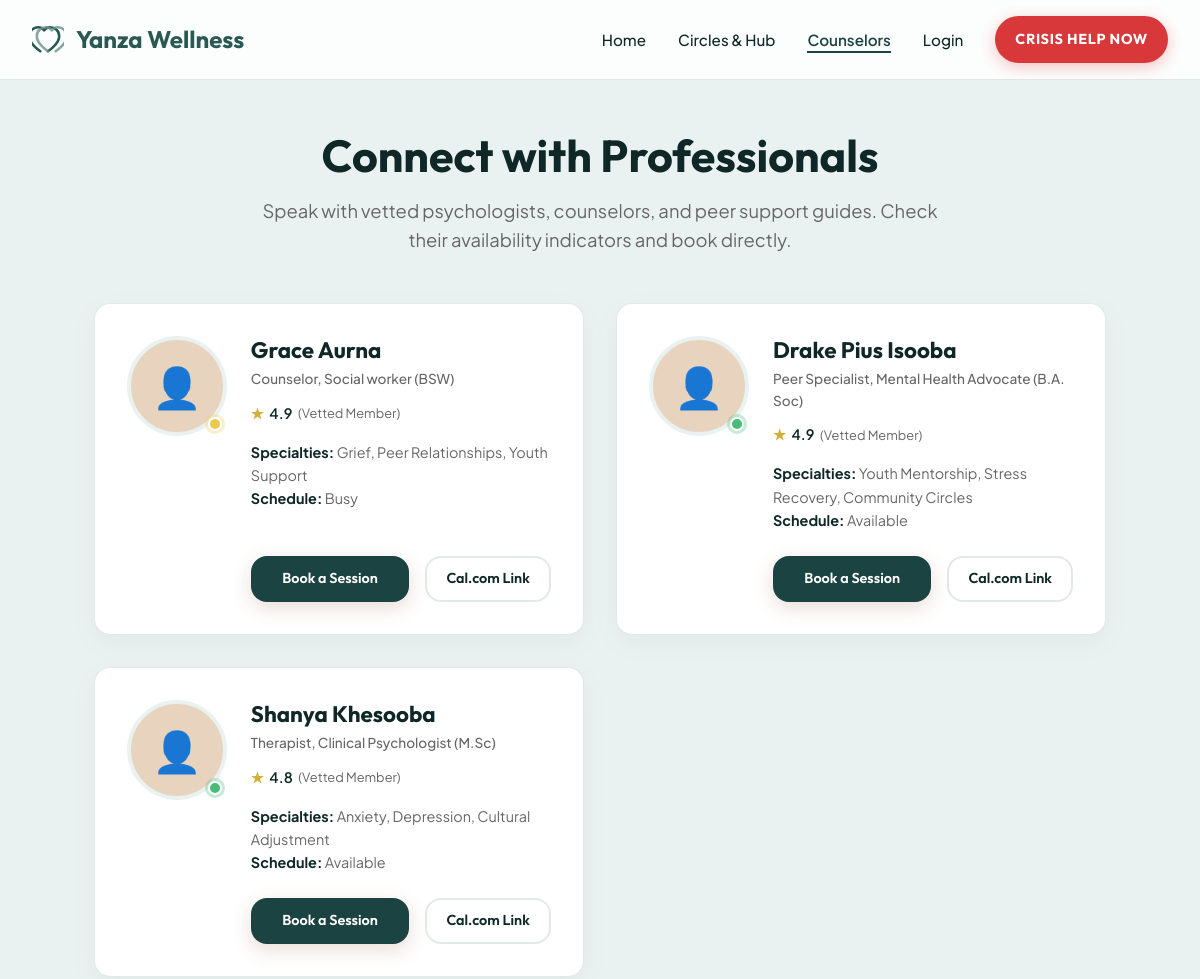
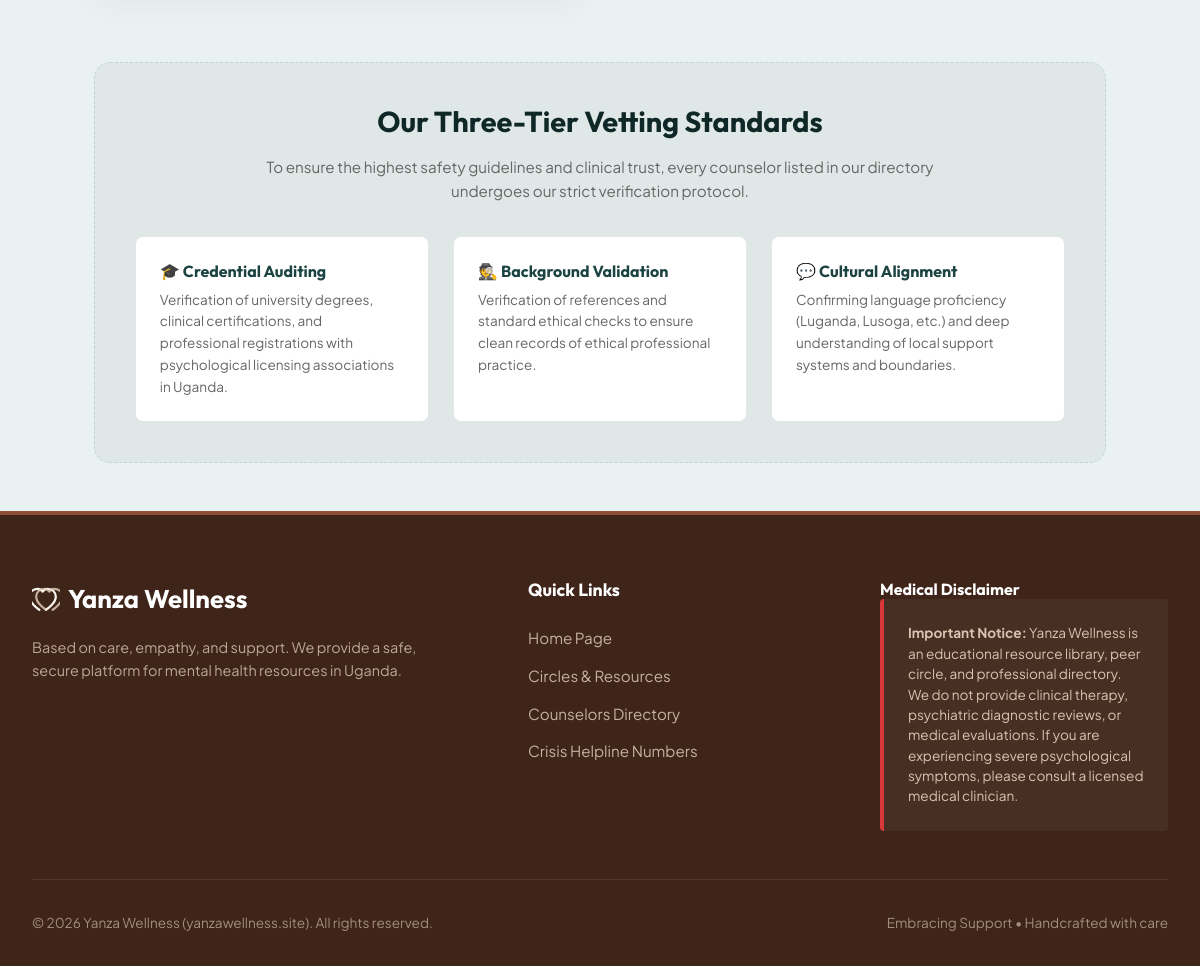
/directory.php, run on the app's committed database (2 pictures, top to bottom).
### tables this page shows
CREATE TABLE IF NOT EXISTS counselors (
    id VARCHAR(36) PRIMARY KEY,
    name VARCHAR(100) NOT NULL,
    credentials VARCHAR(255) NOT NULL,
    specialties VARCHAR(255) NOT NULL,
    availability VARCHAR(50) DEFAULT 'Available',  
    avatar VARCHAR(255) DEFAULT NULL,
    rating DECIMAL(3,2) DEFAULT 5.00,
    created_at TIMESTAMP DEFAULT CURRENT_TIMESTAMP
);

### includes/security.php (called while the page is built, shortened)
<?php
function sanitize($data) {
    return htmlspecialchars(trim($data ?? ''), ENT_QUOTES, 'UTF-8');
}

### directory.php (the view, shortened to what this page needs)
<?php
$page_theme = 'directory';
require_once __DIR__ . '/includes/header.php';
$db = getDBConnection();
try {
    $stmt = $db->query("SELECT * FROM counselors ORDER BY rating DESC");
    $counselors = $stmt->fetchAll();
} catch (PDOException $e) {
    error_log("Database Counselor Query Failure: " . $e->getMessage());
    $counselors = [];
}
?>
<div class="directory-layout">
    <div class="directory-title-block">
        <h1>Connect with Professionals</h1>
        <p style="color: var(--color-text-muted); font-size: 1.15rem; max-width: 700px; margin: 0 auto;">
            Speak with vetted psychologists, counselors, and peer support guides. Check their availability indicators and book directly.
        </p>
    </div>
    <div class="counselors-grid">
        <?php if (empty($counselors)): ?>
            <div style="background-color: var(--bg-card); padding: 3rem; text-align: center; border-radius: var(--border-radius); border: 1px solid var(--border-color); grid-column: 1 / -1;">
                <p style="color: var(--color-text-muted); font-size: 1.1rem;">Our professional database is temporarily undergoing updates. Please try again soon.</p>
            </div>
        <?php else: ?>
            <?php foreach ($counselors as $counselor): ?>
                <div class="counselor-card">
                    <div class="counselor-avatar-col">
                        <div style="width: 100px; height: 100px; border-radius: 50%; background: var(--color-ochre-sand); display: flex; align-items: center; justify-content: center; font-size: 2.5rem; border: 4px solid var(--color-mint-cream); overflow: hidden; position: relative;">
                            👤
                        </div>
                        <?php
                        $status_class = '';
                        if ($counselor['availability'] === 'Available') {
                            $status_class = 'active';
                        } elseif ($counselor['availability'] === 'Busy') {
                            $status_class = 'busy';
                        }
                        ?>
                        <span class="status-dot <?php echo $status_class; ?>" title="Status: <?php echo sanitize($counselor['availability']); ?>"></span>
                    </div>
                    <div class="counselor-info-col">
                        <h3><?php echo sanitize($counselor['name']); ?></h3>
                        <div class="counselor-credentials"><?php echo sanitize($counselor['credentials']); ?></div>
                        <div class="counselor-rating">
                            <span class="star-icon">★</span>
                            <span><?php echo number_format($counselor['rating'], 1); ?></span>
                            <span style="font-weight: normal; color: var(--color-text-muted); font-size: 0.8rem;">(Vetted Member)</span>
                        </div>
                        <div class="counselor-details">
                            <p><strong>Specialties:</strong> <?php echo sanitize($counselor['specialties']); ?></p>
                            <p><strong>Schedule:</strong> <?php echo sanitize($counselor['availability']); ?></p>
                        </div>
                        <div class="counselor-actions">
                            <a href="#booking-modal-<?php echo $counselor['id']; ?>" class="btn btn-primary" style="font-size: 0.9rem; padding: 0.6rem 1.2rem; flex-grow: 1;">Book a Session</a>
                            <a href="https://cal.com/yanza-wellness/mock-profile" target="_blank" rel="noopener noreferrer" class="btn btn-secondary" style="font-size: 0.9rem; padding: 0.6rem 1.2rem;">Cal.com Link</a>
                        </div>
                    </div>
                </div>
            <?php endforeach; ?>
        <?php endif; ?>
    </div>
    <div class="vetting-container">
        <h2>Our Three-Tier Vetting Standards</h2>
        <p style="color: var(--color-text-muted); max-width: 700px; margin: 0 auto 1.5rem; font-size: 0.95rem;">
            To ensure the highest safety guidelines and clinical trust, every counselor listed in our directory undergoes our strict verification protocol.
        </p>
        <div style="display: grid; grid-template-columns: repeat(auto-fit, minmax(200px, 1fr)); gap: 1.5rem; text-align: left; margin-top: 2rem;">
            <div style="background: var(--bg-card); padding: 1.5rem; border-radius: 8px; border: 1px solid var(--border-color);">
                <h4 style="color: var(--color-sea-pine); margin-bottom: 0.5rem;">🎓 Credential Auditing</h4>
                <p style="font-size: 0.85rem; color: var(--color-text-muted);">Verification of university degrees, clinical certifications, and professional registrations with psychological licensing associations in Uganda.</p>
            </div>
            <div style="background: var(--bg-card); padding: 1.5rem; border-radius: 8px; border: 1px solid var(--border-color);">
                <h4 style="color: var(--color-sea-pine); margin-bottom: 0.5rem;">🕵️ Background Validation</h4>
                <p style="font-size: 0.85rem; color: var(--color-text-muted);">Verification of references and standard ethical checks to ensure clean records of ethical professional practice.</p>
            </div>
            <div style="background: var(--bg-card); padding: 1.5rem; border-radius: 8px; border: 1px solid var(--border-color);">
                <h4 style="color: var(--color-sea-pine); margin-bottom: 0.5rem;">💬 Cultural Alignment</h4>
                <p style="font-size: 0.85rem; color: var(--color-text-muted);">Confirming language proficiency (Luganda, Lusoga, etc.) and deep understanding of local support systems and boundaries.</p>
            </div>
        </div>
    </div>
</div>
<?php
require_once __DIR__ . '/includes/footer.php';
?>

### includes/header.php (shortened to what this page needs)
<?php
require_once __DIR__ . '/security.php';
$current_page = basename($_SERVER['PHP_SELF']);
$is_admin_dir = (basename(dirname($_SERVER['PHP_SELF'])) === 'admin');
$path_prefix = $is_admin_dir ? '../' : '';
?>
<!DOCTYPE html>
<html lang="en" <?php echo isset($page_theme) ? "data-theme=\"$page_theme\"" : ""; ?>>
<head>
    <link rel="stylesheet" href="<?php echo $path_prefix; ?>css/style.css">
</head>
<body>
<header>
    <div class="header-container">
        <div class="logo-section">
            <a href="<?php echo $path_prefix; ?>index.php">
                <span>Yanza Wellness</span>
            </a>
        </div>
        <nav>
            <ul class="nav-links">
                <li><a href="<?php echo $path_prefix; ?>index.php" class="<?php echo $current_page == 'index.php' ? 'active' : ''; ?>">Home</a></li>
                <li><a href="<?php echo $path_prefix; ?>connect.php" class="<?php echo $current_page == 'connect.php' ? 'active' : ''; ?>">Circles & Hub</a></li>
                <li><a href="<?php echo $path_prefix; ?>directory.php" class="<?php echo $current_page == 'directory.php' ? 'active' : ''; ?>">Counselors</a></li>
                <?php if (isset($_SESSION['user_id'])): ?>
                    <li><a href="<?php echo $path_prefix; ?>journal.php" class="<?php echo $current_page == 'journal.php' ? 'active' : ''; ?>">My Journal</a></li>
                    <?php if (isAdmin()): ?>
                        <li><a href="<?php echo $path_prefix; ?>admin/dashboard.php" class="<?php echo $is_admin_dir ? 'active' : ''; ?>">Admin Panel</a></li>
                    <?php endif; ?>
                    <li><a href="<?php echo $path_prefix; ?>auth/logout.php" style="color: var(--color-text-muted);">Logout (<?php echo sanitize($_SESSION['username']); ?>)</a></li>
                <?php else: ?>
                    <li><a href="<?php echo $path_prefix; ?>auth/login.php" class="<?php echo $current_page == 'login.php' ? 'active' : ''; ?>">Login</a></li>
                <?php endif; ?>
            </ul>
            <a href="#crisis-modal" class="crisis-btn">Crisis Help Now</a>
        </nav>
    </div>
</header>

### includes/footer.php (shortened to what this page needs)
<footer>
    <div class="footer-container">
        <div>
            <div class="footer-logo">
                <span style="color: var(--color-white);">Yanza Wellness</span>
            </div>
            <p style="font-size: 0.9rem; margin-bottom: 1.5rem; color: rgba(232, 212, 190, 0.75);">
                Based on care, empathy, and support. We provide a safe, secure platform for mental health resources in Uganda.
            </p>
        </div>
        <div class="footer-links">
            <h4>Quick Links</h4>
            <ul>
                <li><a href="index.php">Home Page</a></li>
                <li><a href="connect.php">Circles & Resources</a></li>
                <li><a href="directory.php">Counselors Directory</a></li>
                <li><a href="#crisis-modal">Crisis Helpline Numbers</a></li>
            </ul>
        </div>
        <div class="footer-disclaimer-col">
            <h4 style="color: var(--color-white);">Medical Disclaimer</h4>
            <div class="footer-disclaimer-box">
                <strong>Important Notice:</strong> Yanza Wellness is an educational resource library, peer circle, and professional directory. We do not provide clinical therapy, psychiatric diagnostic reviews, or medical evaluations. If you are experiencing severe psychological symptoms, please consult a licensed medical clinician.
            </div>
        </div>
    </div>
    <div class="footer-bottom">
        <p>&copy; <?php echo date('Y'); ?> Yanza Wellness (yanzawellness.site). All rights reserved.</p>
        <p>Embracing Support &bullet; Handcrafted with care</p>
    </div>
</footer>
</body>
</html>

### data on the page
counselors: name "Grace Aurna", credentials "Counselor, Social worker (BSW)", rating "4.9", specialties "Grief, Peer Relationships, Youth Support", availability "Busy"
counselors: name "Drake Pius Isooba", credentials "Peer Specialist, Mental Health Advocate (B.A. Soc)", rating "4.9", specialties "Youth Mentorship, Stress Recovery, Community Circles", availability "Available"
counselors: name "Shanya Khesooba", credentials "Therapist, Clinical Psychologist (M.Sc)", rating "4.8", specialties "Anxiety, Depression, Cultural Adjustment", availability "Available"
